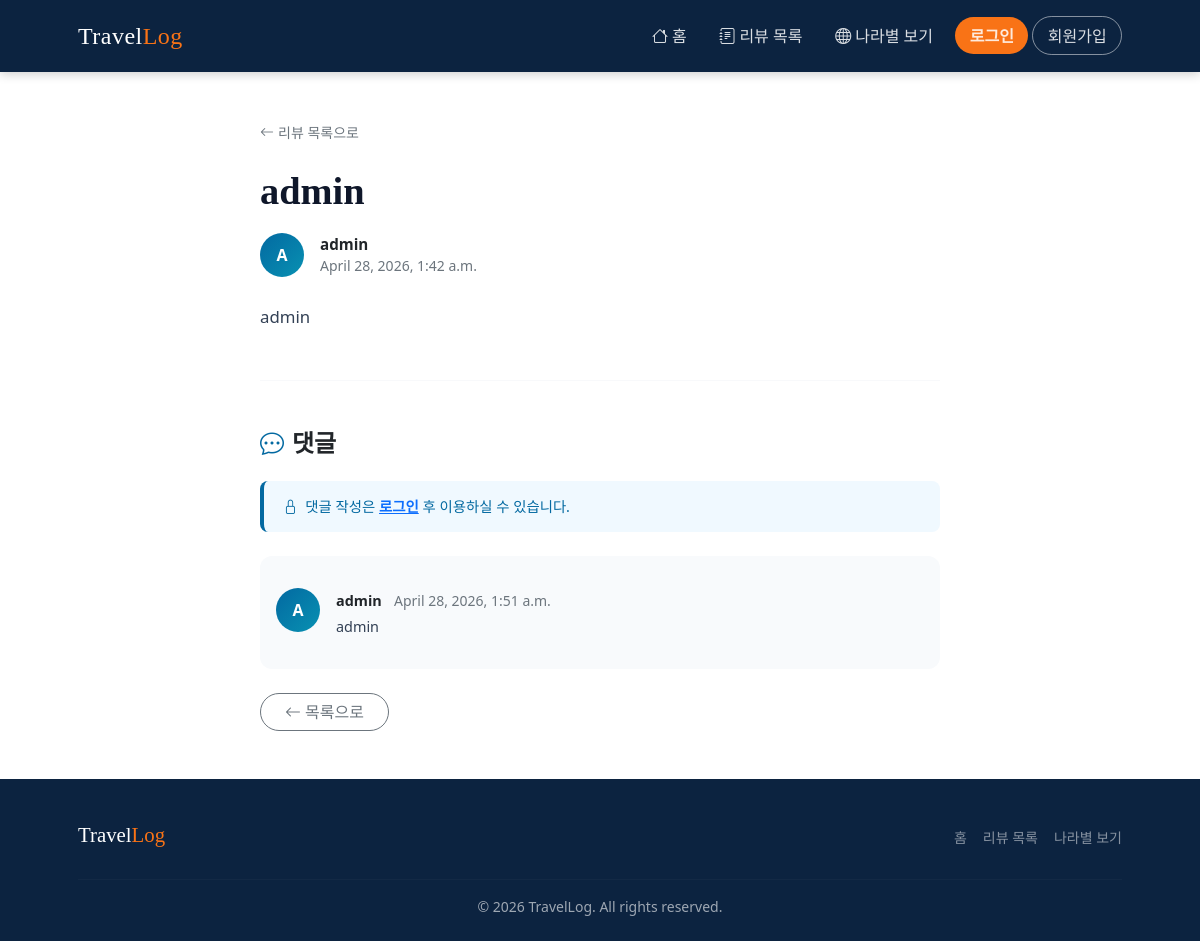
The app's page /reviewHome/blog_detail/15/ with its own data.
### travel/models.py (models this page shows, shortened)
class Review(models.Model):
    title = models.CharField(verbose_name="제목", max_length=128)
    body = models.TextField(verbose_name="내용", default="")
    created_at = models.DateTimeField(verbose_name="작성일", auto_now_add=True)
    photo = models.ImageField(verbose_name="이미지", blank=True, null=True, upload_to='blog_photo')
    author = models.ForeignKey(User, on_delete=models.CASCADE, null=True)

class Comment(models.Model):
    comment = models.CharField(max_length=200)
    date = models.DateTimeField(auto_now_add=True)
    article = models.ForeignKey(Review, on_delete=models.CASCADE, related_name='comments')
    author = models.ForeignKey(User, on_delete=models.CASCADE, null=True)

### reviewHome/views.py (the view)
# urls.py: path("blog_detail/<int:blog_id>/", views.blog_detail, name="blog_detail"),
def blog_detail(request, blog_id):
    blog = get_object_or_404(Review, pk=blog_id)
    comment_form = CommentForm()
    context = {
        'review' : blog,
        'comment_form': comment_form
    }
    return render(request, 'blog_detail.html', context)

### reviewHome/templates/blog_detail.html (shortened to what this page needs)
{% load static %}
<!DOCTYPE html>
<html lang="ko">
<head>
  <link href="https://cdn.jsdelivr.net/npm/bootstrap-icons@1.5.0/font/bootstrap-icons.css" rel="stylesheet" />
  <link href="{% static 'css/styles.css' %}" rel="stylesheet" />
</head>
<body class="d-flex flex-column h-100">
<main class="flex-shrink-0">
  <nav class="navbar navbar-expand-lg travel-nav">
    <div class="container px-5">
      <a class="navbar-brand" href="{% url 'home' %}">Travel<span>Log</span></a>
      <div class="collapse navbar-collapse" id="navbarMain">
        <ul class="navbar-nav ms-auto mb-2 mb-lg-0 align-items-lg-center gap-1">
          <li class="nav-item"><a class="nav-link" href="{% url 'home' %}"><i class="bi bi-house me-1"></i>홈</a></li>
          <li class="nav-item"><a class="nav-link" href="{% url 'blog_list' %}"><i class="bi bi-journal-text me-1"></i>리뷰 목록</a></li>
          <li class="nav-item"><a class="nav-link" href="{% url 'country' %}"><i class="bi bi-globe me-1"></i>나라별 보기</a></li>
          {% if user.is_authenticated %}
          <li class="nav-item"><a class="nav-link" href="{% url 'create' %}"><i class="bi bi-pencil-square me-1"></i>리뷰 작성</a></li>
          <li class="nav-item ms-1">
            <a class="nav-link nav-btn-signup" href="{% url 'accounts:logout' %}"><i class="bi bi-box-arrow-right me-1"></i>로그아웃</a>
          </li>
          {% else %}
          <li class="nav-item ms-1">
            <a class="nav-link nav-btn-login" href="{% url 'accounts:login' %}">로그인</a>
          </li>
          <li class="nav-item">
            <a class="nav-link nav-btn-signup" href="{% url 'accounts:signup' %}">회원가입</a>
          </li>
          {% endif %}
        </ul>
      </div>
    </div>
  </nav>
  <section class="py-5">
    <div class="container px-5">
      <div class="row gx-5 justify-content-center">
        <div class="col-lg-8">
          <a href="{% url 'blog_list' %}" class="text-decoration-none text-muted small mb-4 d-inline-flex align-items-center gap-1">
            <i class="bi bi-arrow-left"></i> 리뷰 목록으로
          </a>
          <article>
            <div class="article-header mb-4">
              <h1 class="fw-bolder mb-3">{{ review.title }}</h1>
              <div class="d-flex align-items-center gap-3">
                <div class="comment-avatar">{{ review.author.username|first|upper }}</div>
                <div>
                  <div class="fw-semibold" style="font-size:0.95rem;">{{ review.author }}</div>
                  <div class="text-muted small">{{ review.created_at }}</div>
                </div>
              </div>
            </div>
            <div class="article-body" style="white-space: pre-wrap;">{{ review.body }}</div>
          </article>
          <hr class="my-5" style="border-color:#e2e8f0;">
          <section>
            <h4 class="fw-bold mb-4">
              <i class="bi bi-chat-dots me-2" style="color:var(--travel-primary);"></i>댓글
            </h4>
            {% if user.is_authenticated %}
            <div class="form-card mb-4" style="padding:1.5rem;">
              <form method="POST" action="{% url 'create_comment' review.id %}">
                {% csrf_token %}
                <div class="d-flex gap-3 align-items-start">
                  <div class="comment-avatar flex-shrink-0">{{ user.username|first|upper }}</div>
                  <div class="flex-grow-1">
                    {{ comment_form.as_p }}
                    <button type="submit" class="btn btn-primary rounded-pill px-4 mt-2" style="font-size:0.85rem;">
                      <i class="bi bi-send me-1"></i>댓글 작성
                    </button>
                  </div>
                </div>
              </form>
            </div>
            {% else %}
            <div class="travel-notice mb-4">
              <i class="bi bi-lock me-1"></i>
              댓글 작성은 <a href="{% url 'accounts:login' %}" class="fw-semibold">로그인</a> 후 이용하실 수 있습니다.
            </div>
            {% endif %}
            <div class="comment-card card p-3">
              {% for comment in review.comments.all %}
              <div class="comment-item">
                <div class="d-flex gap-3">
                  <div class="comment-avatar flex-shrink-0">{{ comment.author.username|first|upper }}</div>
                  <div class="flex-grow-1">
                    <div class="d-flex justify-content-between align-items-start">
                      <div>
                        <span class="fw-semibold" style="font-size:0.9rem;">{{ comment.author }}</span>
                        <span class="text-muted small ms-2">{{ comment.date }}</span>
                      </div>
                    </div>
                    <p class="mt-1 mb-0" style="font-size:0.9rem;color:#334155;">{{ comment.comment }}</p>
                  </div>
                </div>
              </div>
              {% empty %}
              <div class="text-center py-4 text-muted small">
                <i class="bi bi-chat-square-dots" style="font-size:2rem;display:block;margin-bottom:0.5rem;color:#cbd5e1;"></i>
                아직 댓글이 없습니다. 첫 댓글을 남겨보세요!
              </div>
              {% endfor %}
            </div>
          </section>
          <div class="mt-4">
            <a href="{% url 'blog_list' %}" class="btn btn-outline-secondary rounded-pill px-4">
              <i class="bi bi-arrow-left me-1"></i>목록으로
            </a>
          </div>
        </div>
      </div>
    </div>
  </section>
</main>
<footer class="travel-footer mt-auto">
  <div class="container px-5">
    <div class="d-flex justify-content-between align-items-center flex-wrap gap-2">
      <div class="footer-brand">Travel<span>Log</span></div>
      <div class="d-flex gap-3 small">
        <a href="{% url 'home' %}">홈</a>
        <a href="{% url 'blog_list' %}">리뷰 목록</a>
        <a href="{% url 'country' %}">나라별 보기</a>
      </div>
    </div>
    <hr class="footer-divider">
    <div class="small text-center">© 2026 TravelLog. All rights reserved.</div>
  </div>
</footer>
</body>
</html>

### records on screen
Review: title "admin", author.username|first "A", author "admin", created_at "April 28, 2026, 1:42 a.m.", body "admin"
Comment: author.username|first "A", author "admin", date "April 28, 2026, 1:51 a.m.", comment "admin"
